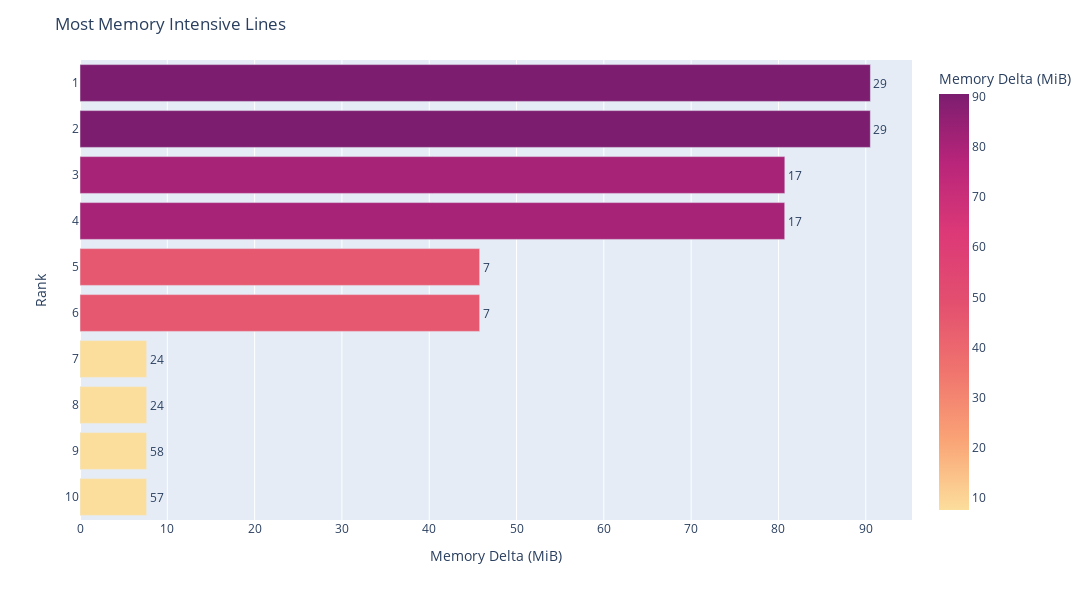

The notebook cell saved with this chart:
### Code cell
# Rankings plot
pp.plot_ranks(mode='memory')

### Figure 1 — Plotly figure (JSON) as saved in the notebook; plotly's stock layout.template omitted (floating-point values rounded to 4 significant figures)
{"data": [{"alignmentgroup": "True", "customdata": [[29, 1, 90.53, "hi = do_some_math(2 * m, 3 * n)"], [29, 1, 90.52, "hi = do_some_math(2 * m, 3 * n)"], [17, 1, 80.73, "x, y, z, a, b, c = make_randoms(m, n)"], [17, 1, 80.72, "x, y, z, a, b, c = make_randoms(m, n)"], [7, 1, 136.0, "A = np.random.randn(m, n)"], [7, 1, 136.0, "A = np.random.randn(m, n)"], [24, 1, 90.22, "T = 2 * (y @ x.T) * c"], [24, 1, 90.23, "T = 2 * (y @ x.T) * c"], [58, 1, 73.09, "b = np.random.randn(m, n)"], [57, 1, 65.45, "a = np.random.randn(m, m)"]], "hovertemplate": "Memory Delta (MiB)=%{marker.color:.2f}<br>Rank=%{y}<br>Line=%{customdata[0]}<br>Occurences=%{customdata[1]}<br>Total Memory (MiB)=%{customdata[2]:.2f}<br>Text=%{customdata[3]}<extra></extra>", "legendgroup": "", "marker": {"color": [90.53, 90.52, 80.73, 80.72, 45.78, 45.78, 7.641, 7.641, 7.633, 7.633], "coloraxis": "coloraxis"}, "name": "", "offsetgroup": "", "orientation": "h", "showlegend": false, "text": [29, 29, 17, 17, 7, 7, 24, 24, 58, 57], "textposition": "outside", "type": "bar", "x": [90.53, 90.52, 80.73, 80.72, 45.78, 45.78, 7.641, 7.641, 7.633, 7.633], "xaxis": "x", "y": [1, 2, 3, 4, 5, 6, 7, 8, 9, 10], "yaxis": "y"}], "layout": {"barmode": "relative", "coloraxis": {"colorbar": {"title": {"text": "Memory Delta (MiB)"}}, "colorscale": [[0, "rgb(252, 222, 156)"], [0.1667, "rgb(250, 164, 118)"], [0.3333, "rgb(240, 116, 110)"], [0.5, "rgb(227, 79, 111)"], [0.6667, "rgb(220, 57, 119)"], [0.8333, "rgb(185, 37, 122)"], [1, "rgb(124, 29, 111)"]]}, "height": 600, "legend": {"tracegroupgap": 0}, "margin": {"t": 60}, "title": {"text": "Most Memory Intensive Lines"}, "width": 1200, "xaxis": {"anchor": "y", "domain": [0, 1], "title": {"text": "Memory Delta (MiB)"}}, "yaxis": {"anchor": "x", "autorange": "reversed", "domain": [0, 1], "dtick": 1, "tick0": 1, "tickmode": "linear", "title": {"text": "Rank"}}}}
